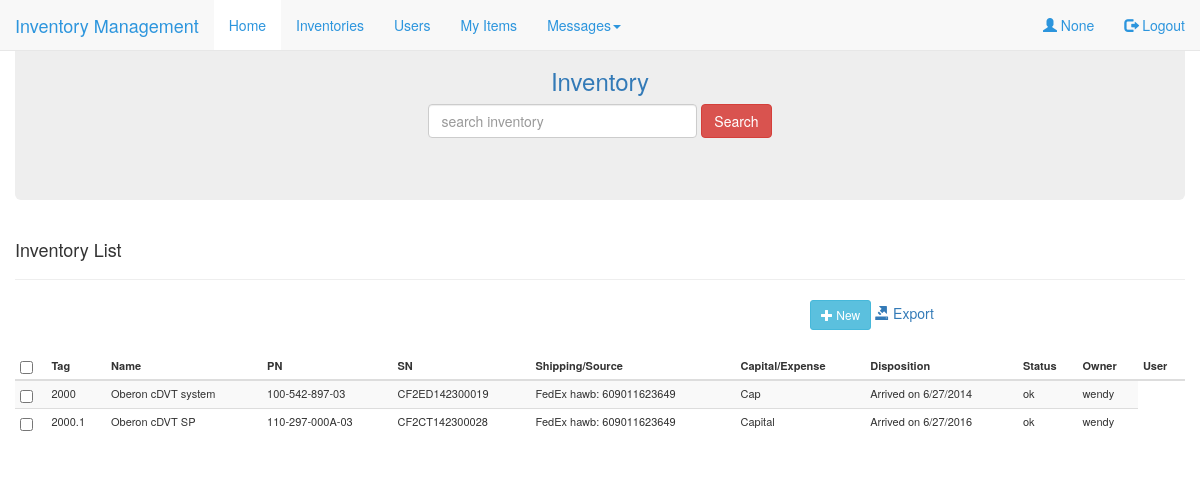
Page /home on the earlier database version.
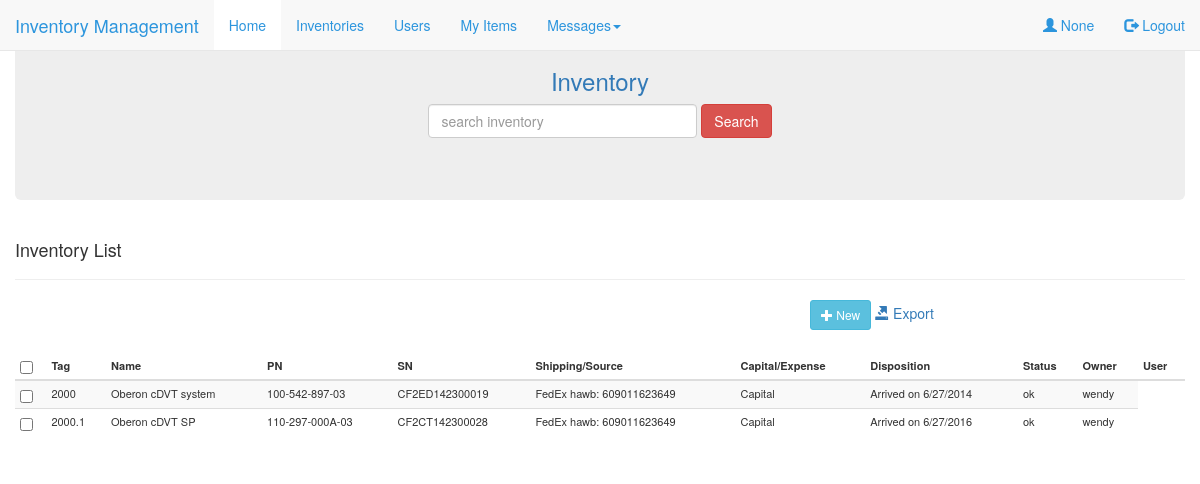
Same page on the later database version.
### IM/model/Inventory.py (models this page shows, shortened)
class Inventory(db.Model):
    __searchable__ = ['tag', 'name']
    id = db.Column(db.Integer, primary_key = True, autoincrement=True)
    tag = db.Column(db.String(64), index=True)
    name = db.Column(db.String(64), index=True)
    PN = db.Column(db.String(64), index=True)
    SN = db.Column(db.String(64), unique=True, index=True)
    shipping = db.Column(db.String(64))
    capital = db.Column(db.String(64))
    disposition = db.Column(db.String(128))
    status = db.Column(db.String(64), index=True)
    owner = db.Column(db.String(64), db.ForeignKey('user.username'))
    user = db.relationship('User')

### IM/router/app_route.py (the view)
@app.route('/home', methods=['GET'])
def home():
    return render_template('inventory.html',
                            name = session.get('username'),
                            invs = InvDao.get_all_invs(),
                            title = "Hello",
                            task = "inventory")

### IM/dao/InvDao.py (called while the page is built)
    @staticmethod
    def get_all_invs():
        return Inventory.query.all()

### IM/templates/inventory.html (shortened to what this page needs)
{% extends "index.html" %}
{% block showcontent %}
<div class="container-fluid mainbody">
	<div class="jumbotron text-center">
		<h3><a href="{{url_for('inventory')}}">Inventory </a></h3>
		<form class="form-inline" action="{{ url_for('search_inventory') }}" method="post">
				<input type="text" class="form-control" size="30" placeholder="search inventory" name="search-string" id="search-inventory"></input>
				<button type="submit" class="btn btn-danger" id="search-inventory-btn">Search</button>
		</form>
	</div>
	<div id="inventory-list">
		<div class="page-header">
    			<h4>Inventory List</h4>
 		</div>
 		<div class="container-fluid">
				<div class="row">
					<div class="col-sm-8">
					</div>
					<div class="col-sm-4">
						<button type="button" class="btn btn-info btn-sm new-btn">
							<span class="glyphicon glyphicon-plus"></span> New
						</button>
						<a href="/static/export_file/export.xls" download="export" id="export-excel">
		        			<span class="glyphicon glyphicon-export"></span> Export
						</a>
					</div>
				</div>
			</div>
			<table class="table table-condensed table-striped inventory-table">
				<thead>
					<tr>
						<th><input type="checkbox" id="check-head"/></th>
						<th>Tag</th>
						<th>Name</th>
						<th>PN</th>
			        	<th>SN</th>
			        	<th>Shipping/Source</th>
			        	<th>Capital/Expense</th>
			        	<th>Disposition</th>
			        	<th>Status</th>
			        	<th>Owner</th>
			        	<th>User</th>
					</tr>
				</thead>
				<tbody>
				{% for inv in invs %}
					<tr>
						<td><input type="checkbox" class="check-item"/></td>
						<td>{{inv.tag}}</td>
						<td>{{inv.name}}</td>
						<td>{{inv.PN}}</td>
						<td>{{inv.SN}}</td>
						<td>{{inv.shipping}}</td>
						<td>{{inv.capital}}</td>
						<td>{{inv.disposition}}</td>
						<td>{{inv.status}}</td>
						<td>{{inv.owner}}</td>
					</tr>
				{% endfor %}
				</tbody>
			</table>
	</div>
</div>
</div>
{% endblock %}

### IM/templates/index.html (shortened to what this page needs)
{% extends "base.html" %}
{% block content %}
<nav class="navbar navbar-default navbar-fixed-top">
  <div class="container-fluid">
    <div class="navbar-header">
      <a class="navbar-brand" href="#">Inventory Management</a>
    </div>
    <ul class="nav navbar-nav">
      <li class="active"><a href="{{url_for('home')}}">Home</a></li>
      <li><a href="{{url_for('inventory')}}">Inventories</a></li>
      <li><a href="#">Users</a></li>
      <li><a href="#">My Items</a></li>
      <li class="dropdown">
      	<a class="dropdown-toggle" data-toggle="dropdown" href="#">Messages<span class="caret"></span>
      	</a>
      </li>
    </ul>
    <ul class="nav navbar-nav navbar-right">
      <li><a href="#" id="username"><span class="glyphicon glyphicon-user"></span> {{name}}</a></li>
      <li><a href="/login"><span class="glyphicon glyphicon-log-out"></span> Logout</a></li>
    </ul>
  </div>
</nav>
<div>
	{% if task == 'inventory' %}
		{% block showcontent %}{% endblock %}
	{% endif %}
{% endblock %}

### IM/templates/base.html (shortened to what this page needs)
<html>
	<head id="header" role="banner">
    	<link href="{{url_for('static', filename='css/style.css')}}" rel='stylesheet'>
    	<link href="{{url_for('static', filename='css/login.css')}}" rel='stylesheet'>
		<link rel="stylesheet" href="{{url_for('static', filename='css/bootstrap.min.css')}}">
    	<link rel="stylesheet" href="{{url_for('static', filename='css/jquery-ui.min.css')}}"></script>
	</head>
  	<body>
	    {% block content %}{% endblock %}
	</body>
</html>

### IM/static/css/style.css (style rules this page uses)
.table { font-size: 11px; }
.inventory-table, .inventory-search-table { margin-top: 2em; }
.navbar li a, .navbar .navbar-brand { color: #2c95dd !important; }
.navbar-nav li a:hover, .navbar-nav li.active a { color: #2c95dd !important; background-color: #fff !important; }

Differences in the rows shown:
changed Inventory "Oberon cDVT system": capital "Cap" → "Capital"
